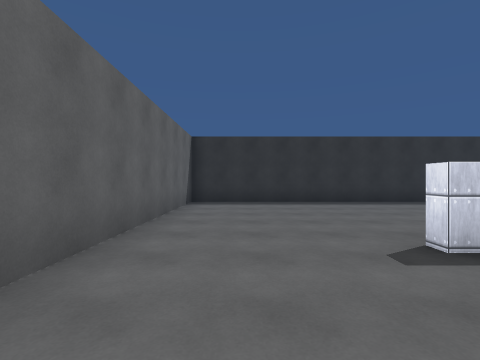
View 1 (above)

16 first-person views from a walk through a scene from a Unity 3-D project. The camera is 1.4 m above the floor, looks level and sees 85° across. The floor is counted in squares, 2 m on a side. Each view is taken from the middle of a square. On the plan, view 1 faces up. The plan holds only what a view shows up to about 9 squares ahead; the rest is blank. The place goes on beyond the plan. The player character is not drawn. Surface patterns are stand-ins for the level's own textures.

View 2
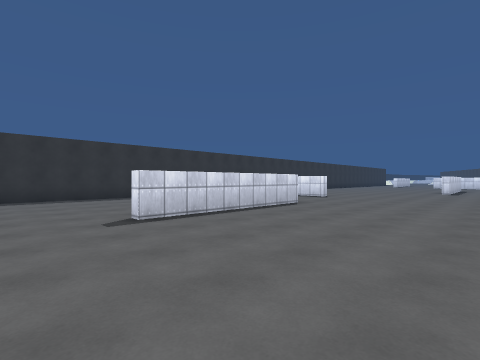

View 3
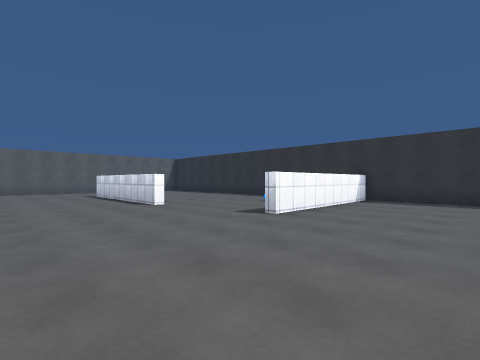

View 4
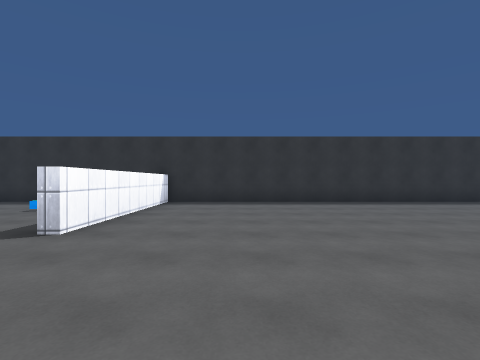

View 5
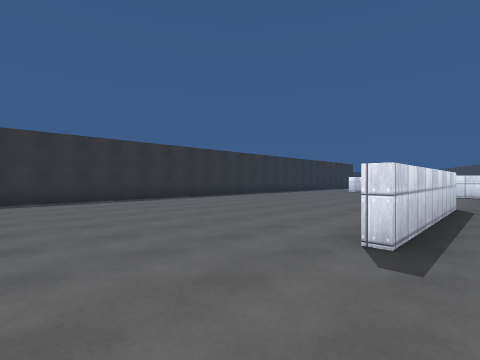

View 6
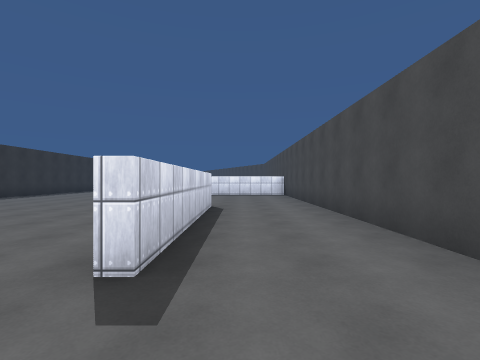

View 7
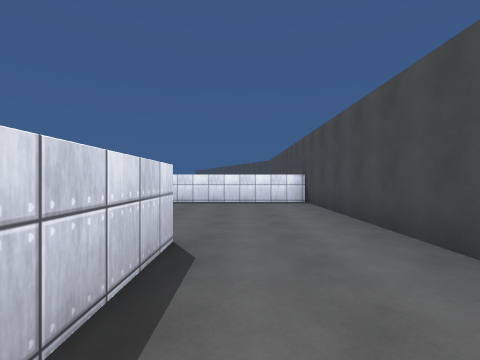

View 8
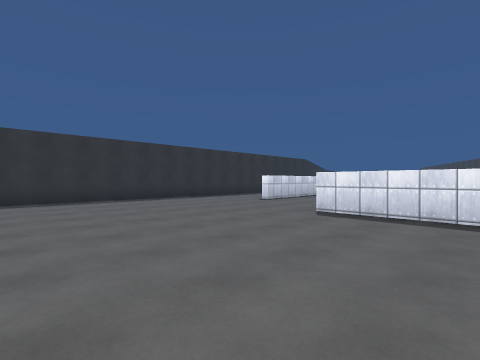

View 9
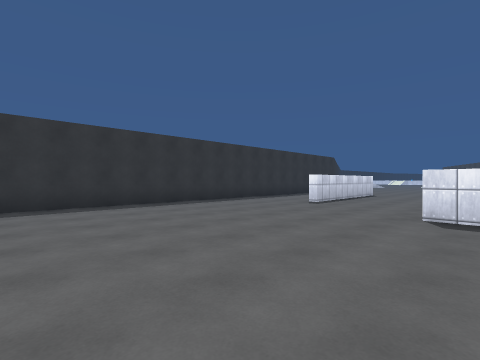

View 10
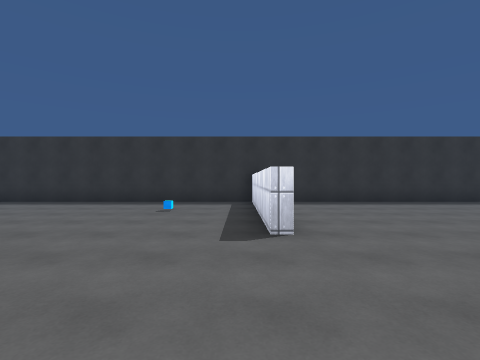

View 11
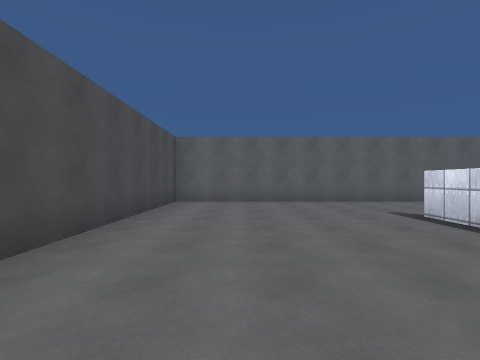

View 12
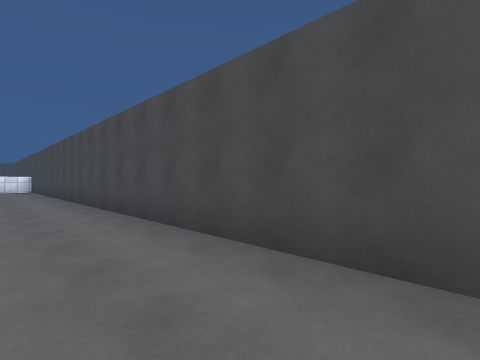

View 13
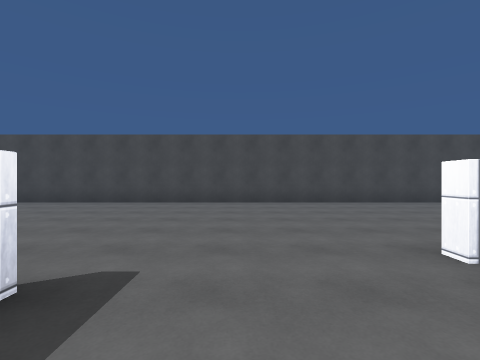

View 14
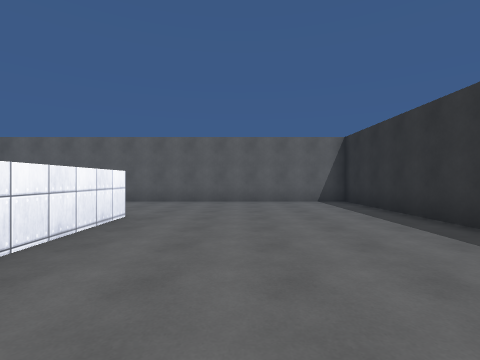

View 15
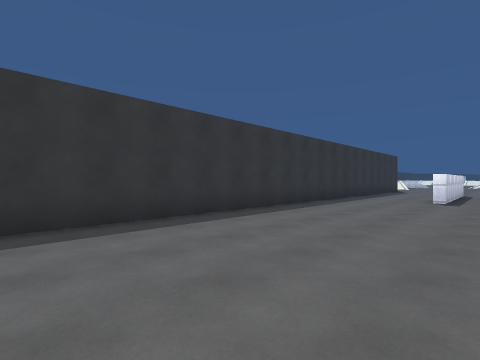

View 16
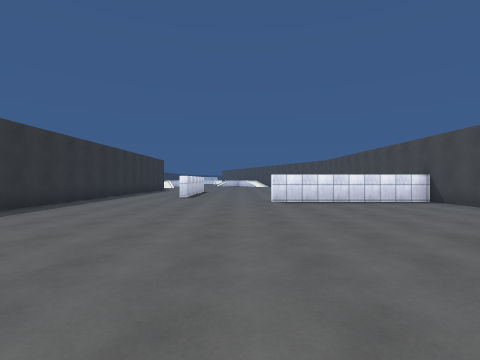

### Floor plan
Points are (right, up) in squares from view 1. A wall is a line through its corners. A room is listed if a view was taken in it or the views show most of it. See-through windows are left out.
Room 1 (views 1, 2, 3, 4, 5, 6, 7, 8, 9, 10, 11, 12, 13, 14, 15, 16)
walls: (10.4, 3.2) (10.4, 8.4) (-1.6, 8.4) (-1.6, -3.1) (26.4, -3.1) (26.4, 2); (7.1, 2.5) (2, 2.5); (20.9, -0.2) (15.9, -0.2); (2, 2.8) (4.6, 2.8); (27.4, 8.4) (10.7, 8.4) (10.7, 3.2)

Where each view was taken, in squares from view 1:
view 1: 0 up, 0 right, facing up
view 2: 2 down, 0 right, facing up-right
view 3: 1 down, 14 right, facing up-left
view 4: 0 up, 13 right, facing up
view 5: 1 down, 13 right, facing up-right
view 6: 1 down, 14 right, facing right
view 7: 1 down, 18 right, facing right
view 8: 1 down, 21 right, facing up-right
view 9: 1 up, 21 right, facing up-right
view 10: 0 up, 10 right, facing up
view 11: 1 down, 7 right, facing left
view 12: 1 down, 8 right, facing down-right
view 13: 5 up, 9 right, facing down
view 14: 5 up, 7 right, facing left
view 15: 4 up, 19 right, facing up-right
view 16: 3 up, 18 right, facing right
